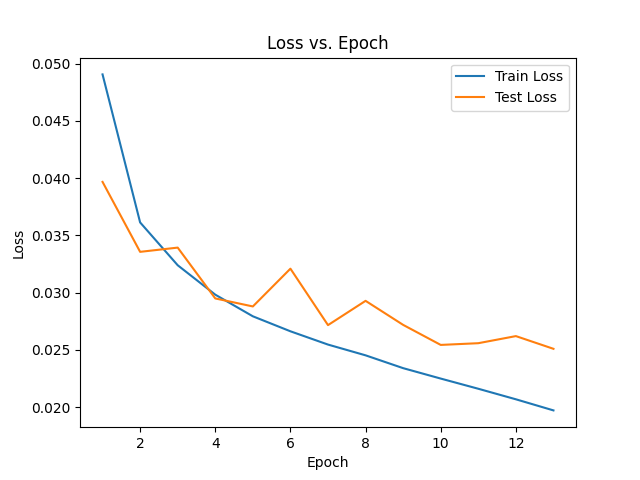

Python code for this plot:
import matplotlib.pyplot as plt

x = [1, 2, 3, 4, 5, 6, 7, 8, 9, 10, 11, 12, 13]
train_losses = [0.04907, 0.03614, 0.03240, 0.02983, 0.02794, 0.02663, 0.02547, 0.02453, 0.02341, 0.02250, 0.02161, 0.02069, 0.01972]
test_losses = [0.03968, 0.03357, 0.03394, 0.02950, 0.02880, 0.03210, 0.02717, 0.02929, 0.02719, 0.02544, 0.02559, 0.02621, 0.02510]

plt.plot(x, train_losses, label='Train Loss')
plt.plot(x, test_losses, label='Test Loss')
plt.xlabel('Epoch')
plt.ylabel('Loss')
plt.title('Loss vs. Epoch')
plt.legend()
plt.savefig('loss_plot.png')